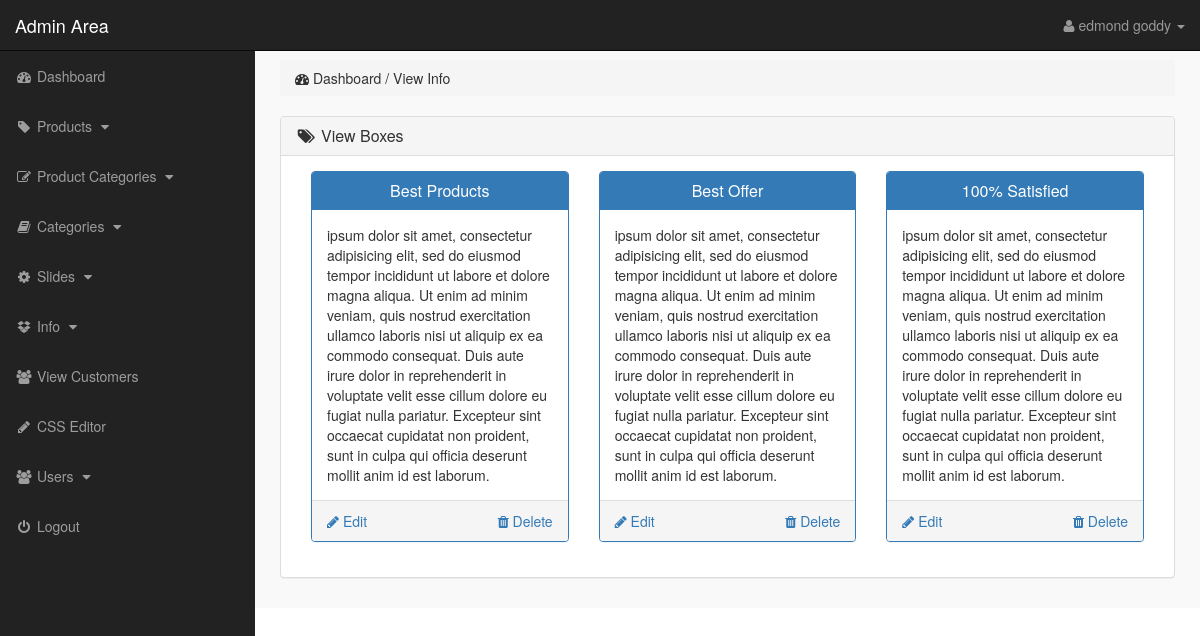
Screenshot of /admin_area/index.php?view_boxes (signed in) with the database file from the repository.
### tables this page shows
CREATE TABLE `boxs_section` (
  `box_id` int(10) NOT NULL,
  `box_title` text NOT NULL,
  `box_des` text NOT NULL
);

### admin_area/view_boxes.php (the view, shortened to what this page needs)
<div class="row">
	<div class="col-lg-12">
		<ol class="breadcrumb">
			<li>
				<i class="fa fa-dashboard"></i> Dashboard / View Info
			</li>
		</ol>
	</div>
</div>
<div class="row">
	<div class="col-lg-12">
		<div class="panel panel-default">
			<div class="panel-heading">
				<h3 class="panel-title">
					<i class="fa fa-tags fa-fw"></i> View Boxes
				</h3>
			</div>
			<div class="panel-body">
				<?php
				$get_boxs = "SELECT * FROM boxs_section ";
				$run_boxs = mysqli_query($con, $get_boxs);
				while ($run_boxs_section = mysqli_fetch_array($run_boxs)) {
					$box_id = $run_boxs_section["box_id"];
					$box_title = $run_boxs_section["box_title"];
					$box_desc = $run_boxs_section["box_des"];
				?>
				<div class="col-lg-4 col-md-4">
					<div class="panel panel-primary">
						<div class="panel-heading">
							<h3 class="panel-title" align="center">
								<?php echo $box_title; ?>
							</h3>
						</div>
						<div class="panel-body">
							<?php echo $box_desc; ?>
						</div>
						<div class="panel-footer">
							<center>
								<a href="index.php?delete_box=<?php echo $box_id; ?>" class="pull-right">
									<i class="fa fa-trash"></i> Delete
								</a>
								<a href="index.php?edit_box=<?php echo $box_id; ?>" class="pull-left">
									<i class="fa fa-pencil"></i> Edit
								</a>
								<div class="clearfix"></div>
							</center>
						</div>
					</div>
				</div>
			    <?php  } ?>
			</div>
		</div>
	</div>
</div>

### admin_area/includes/sidebar.php (shortened to what this page needs)
<nav class="navbar navbar-inverse navbar-fixed-top">
	<div class="navbar-header">
		<a href="index.php?dashboard" class="navbar-brand">Admin Area</a>
	</div>
	<ul class="nav navbar-right top-nav ">
		<li class="dropdown">
			<a href="#" class="dropdown-toggle" data-toggle="dropdown">
				<i class="fa fa-user"></i> <?php echo $admin_name; ?> <b class="caret"></b>
			</a>
		</li>
	</ul>
	<div class="collapse navbar-collapse navbar-ex1-collapse">
		<ul class="nav navbar-nav side-nav">
			<li>
				<a href="index.php?dashboard">
					<i class="fa fa-fw fa-dashboard"></i> Dashboard
				</a>
			</li>
			<li>
				<a href="#" data-toggle="collapse" data-target="#products">
					<i class="fa fa-fw fa-tag"></i> Products
					<i class="fa fa-fw fa-caret-down"></i>
				</a>
			</li>
			<li>
				<a href="#" data-toggle="collapse" data-target="#p_cat">
					<i class="fa fa-fw fa-edit"></i> Product Categories
					<i class="fa fa-fw fa-caret-down"></i>
				</a>
			</li>
			<li>
				<a href="#" data-toggle="collapse" data-target="#cat">
					<i class="fa fa-fw fa-book"></i> Categories
					<i class="fa fa-fw fa-caret-down"></i>
				</a>
			</li>
			<li>
				<a href="#" data-toggle="collapse" data-target="#slides">
					<i class="fa fa-fw fa-gear"></i> Slides
					<i class="fa fa-fw fa-caret-down"></i>
				</a>
			</li>
			<li>
				<a href="#" data-toggle="collapse" data-target="#boxes">
					<i class="fa fa-fw fa-dropbox"></i> Info
					<i class="fa fa-fw fa-caret-down"></i>
				</a>
			</li>
			<li>
				<a href="index.php?view_customers">
					<i class="fa fa-fw fa-users"></i> View Customers
			    </a>
		    </li>
			<li>
				<a href="index.php?edit_css">
					<i class="fa fa-fw fa-pencil"></i> CSS Editor
			    </a>
		    </li>
			<li>
				<a href="#" data-toggle="collapse" data-target="#users">
					<i class="fa fa-fw fa-users"></i> Users
					<i class="fa fa-fw fa-caret-down"></i>
				</a>
			</li>
			<li>
				<a href="logout.php">
					<i class="fa fa-fw fa-power-off"></i> Logout
			    </a>
		    </li>
		</ul>
	</div>
</nav>

### admin_area/css/style.css (style rules this page uses)
body { margin-top: 100px; }
@media (min-width: 768px) { body { margin-top: 50px; } }
.top-nav { padding: 0 15px; }
.top-nav > li { float: left; display: inline-block; }
.top-nav > li > a { color: #999999; line-height: 20px; padding-top: 15px; padding-bottom: 15px; }
@media (min-width: 768px) { .side-nav { position: fixed; top: 51px; bottom: 0; width: 255px; overflow-y: auto; overflow-x: hidden; background-color: #222222; padding-bottom: 40px; border-radius: 0; } }
@media (min-width: 768px) { .side-nav > li > a { width: 255px; } }
.panel-body { border-radius: 5px; }

### rows the page displays
boxs_section: box_title "Best Products", box_des "ipsum dolor sit amet, consectetur adipisicing elit, sed do eiusmod tempor incididunt ut labore et dolore magna aliqua. Ut enim ad minim veniam, quis nostrud exercitation ullamco laboris nisi ut aliquip ex ea commodo consequat. Duis aute irure dolor in reprehenderit in voluptate velit esse cillum dolore eu fugiat nulla pariatur. Excepteur sint occaecat cupidatat non proident, sunt in culpa qui officia deserunt mollit anim id est laborum."
boxs_section: box_title "Best Offer", box_des "ipsum dolor sit amet, consectetur adipisicing elit, sed do eiusmod tempor incididunt ut labore et dolore magna aliqua. Ut enim ad minim veniam, quis nostrud exercitation ullamco laboris nisi ut aliquip ex ea commodo consequat. Duis aute irure dolor in reprehenderit in voluptate velit esse cillum dolore eu fugiat nulla pariatur. Excepteur sint occaecat cupidatat non proident, sunt in culpa qui officia deserunt mollit anim id est laborum."
boxs_section: box_title "100% Satisfied", box_des "ipsum dolor sit amet, consectetur adipisicing elit, sed do eiusmod tempor incididunt ut labore et dolore magna aliqua. Ut enim ad minim veniam, quis nostrud exercitation ullamco laboris nisi ut aliquip ex ea commodo consequat. Duis aute irure dolor in reprehenderit in voluptate velit esse cillum dolore eu fugiat nulla pariatur. Excepteur sint occaecat cupidatat non proident, sunt in culpa qui officia deserunt mollit anim id est laborum."

### other values shown
$admin_name "edmond goddy"
